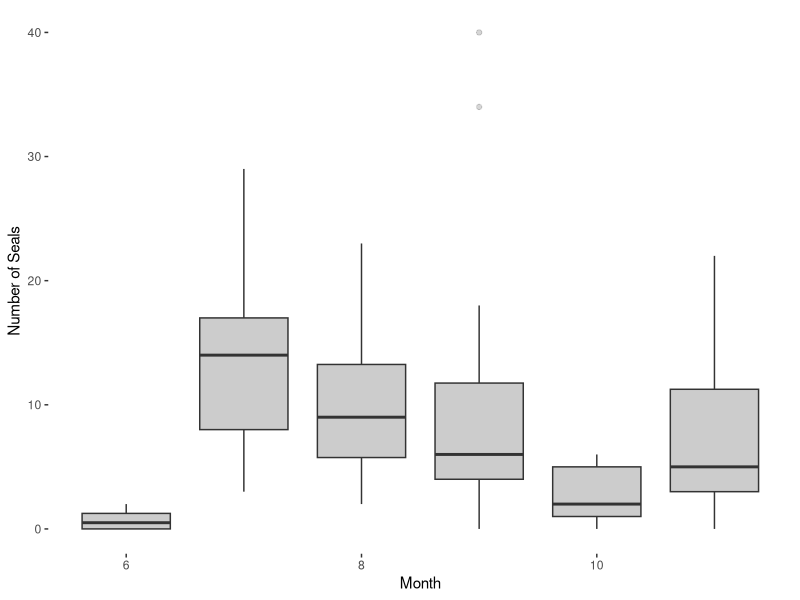
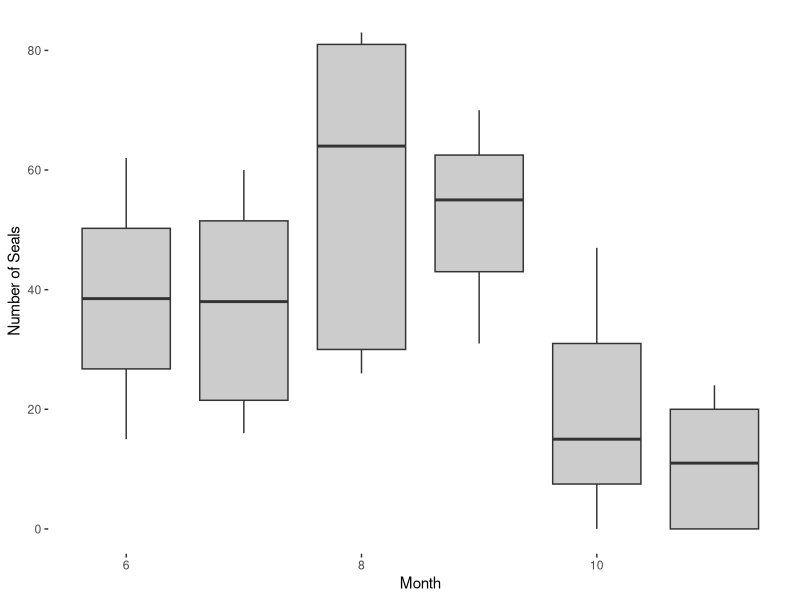
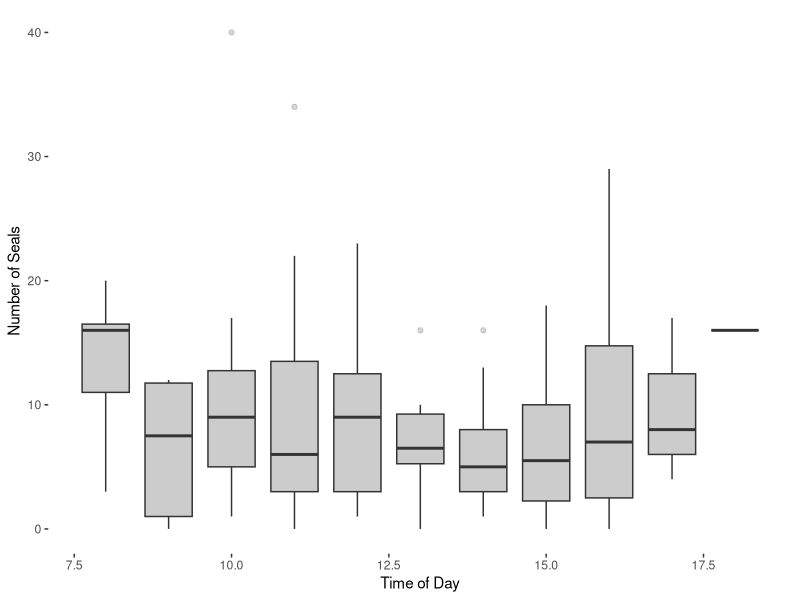
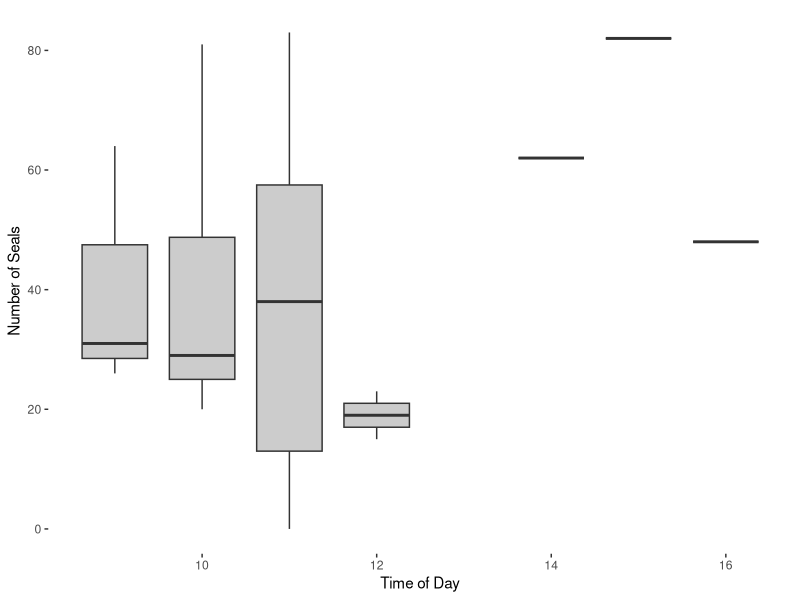

These charts were generated, in order, by the following R code:
## ---- chunk 1
knitr::opts_chunk$set(echo = TRUE)
## ---- chunk 2
new.w.data<-read.csv("../data/new.w.data.csv")
# Load packages
require(ggplot2)

## Waterfront
p<-ggplot(new.w.data, aes(x=month,y =seals,group=month))
p+geom_boxplot(fill="black", alpha=0.2)+
  xlab("Month")+ylab("Number of Seals")+theme(panel.background = element_blank())
## ---- chunk 3
new.w.data<-read.csv("../data/new.w.data.csv")

summary(new.w.data$seals[new.w.data$month == 7])
IQR(new.w.data$seals[new.w.data$month == 7])

## ---- chunk 4
m.data<-read.csv("../data/m.data.csv")
# Load packages
require(ggplot2)

## Marina
p<-ggplot(m.data, aes(x=month,y =seals,group=month))
p+geom_boxplot(fill="black", alpha=0.2)+
  xlab("Month")+ylab("Number of Seals")+theme(panel.background = element_blank())
## ---- chunk 5
m.data<-read.csv("../data/m.data.csv")

summary(m.data$seals[m.data$month == 8])
IQR(m.data$seals[m.data$month == 8])

## ---- chunk 6
new.w.data<-read.csv("../data/new.w.data.csv")
require(ggplot2)

# Plot 
p<-ggplot(new.w.data, aes(x = time, y = seals, group = time))
p+geom_boxplot(fill="black", alpha=0.2)+
  xlab("Time of Day")+ylab("Number of Seals")+theme(panel.background = element_blank())

## ---- chunk 7
new.w.data<-read.csv("../data/new.w.data.csv")

summary(new.w.data$seals[new.w.data$time == 16])
IQR(new.w.data$seals[new.w.data$time == 16])

## ---- chunk 8
m.data<-read.csv("../data/m.data.csv")
require(ggplot2)

# Plot 
p<-ggplot(m.data, aes(x = time, y = seals, group = time))
p+geom_boxplot(fill="black", alpha=0.2)+
  xlab("Time of Day")+ylab("Number of Seals")+theme(panel.background = element_blank())

## ---- chunk 9
m.data<-read.csv("../data/m.data.csv")

summary(m.data$seals[m.data$time == 8])
IQR(m.data$seals[m.data$time == 8])

